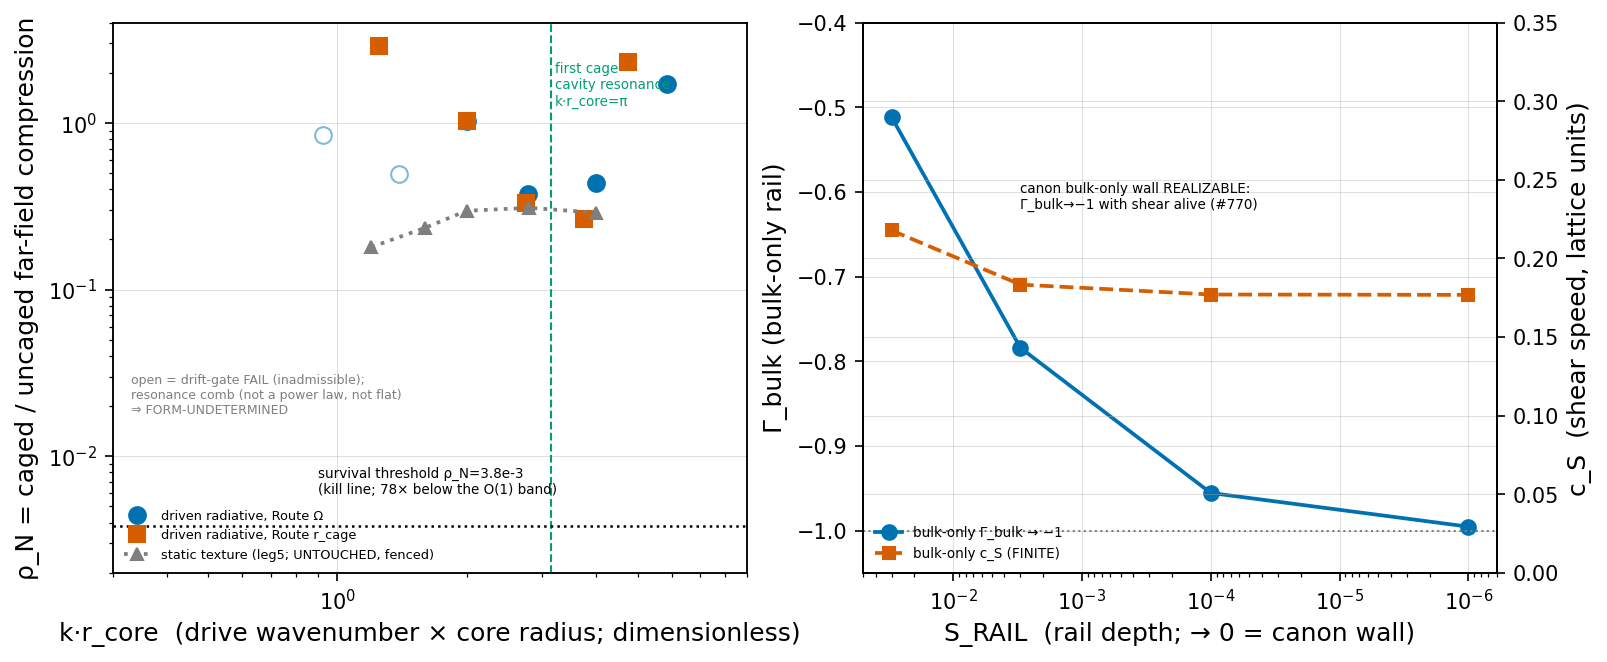

This figure's Python source:
#!/usr/bin/env python3
"""DEEP-RAIL k-SCALING ADJUDICATOR — rho_N(k.r_core), the gravitational-sector survival test.

THE decisive question (merged #770 §8.2 owed follow-on): how does the caged/uncaged
far-field compression rho_N scale with k.r_core? The lattice runs at k.r_core ~ O(1);
the physical regime is ~1e-25. Survival threshold rho_N <= kappa_max^2/kappa_env^2 = 3.82e-3.
  BIN-1 SCALING-SUPPRESSED : rho_N falls with a frozen positive power p, extrapolation < threshold
  BIN-2 SCALING-FLAT       : rho_N k-independent -> the 78x floor stands, kill confirmed
  BIN-3 MIXED/FORM-UNDET.  : data cannot discriminate -> state what range/precision/box would
  BIN-4 UNDETERMINED       : unforced verdict-controlling choice -> stop

Prereg (FROZEN, criteria committed + pushed ALONE first):
    research/2026-07-20_deep-rail-kscaling_prereg-FROZEN.md
Discharges: research/2026-07-20_constituent-cage-ensemble_result.md §8.2 (#770);
            research/2026-07-20_envelope-boundary-walk_RECORD.md §6-3 (the Lloyd claim).

═══════════════════════════════════════════════════════════════════════════════
SUBSTRATE-FIRST SECTOR HEADER (fired before any standard-physics term)
═══════════════════════════════════════════════════════════════════════════════
  SECTOR : TRANSLATIONAL (Cauchy-grade) vector sector of the chiral srs-z3 net
           (ave.core.chiral_lattice._SRS_8A/_SRS_NN; rank-2 Phi_b = k_a d^d + k_s(I-d^d)).
           Rule-14 reuse of the #770 constituent_cage_ensemble machinery. NOT a Cartesian Laplacian.
  REGIME : DEEP-RAIL caged sources (S_RAIL <= 1e-4 -> Gamma_bulk <= -0.95, the canon bulk-only
           wall, electron-bh-isomorphism.md:26). Cages = CONSTITUTIVE GRADE (no kinematic pin).
  COORDS : A46 RADIATIVE-vs-STATIC split. The Lloyd claim (walk §6-3) suppresses the RADIATIVE
           moment ONLY; the static texture (mass) is EXPLICITLY untouched. So the verdict
           coordinate is the RADIATIVE F_bulk at the drive frequency Omega (Leg K, driven +
           lock-in). k.r_core = Omega*r_cage/c_P,cold. The static-release rho_N (leg5 reuse) is
           the fenced TEXTURE CONTROL, k.r_core = r_cage/sigma.
  CLASS  : lattice-derived EMPIRICAL legs (K/W/C1/S) + analytic Lloyd FORM (Leg A, deriv doc).
           Every VALUE dimensionless; alpha-CLEAN.

★ANTI-SEDUCTION (BOTH ways; the #770 lesson NAMED): #761/#767/#770 landed kill-direction with
 review-caught defects (#770 FABRICATED a 'ROBUST ... pressure-tested' string into the JSON while
 no scan ran). Kill-momentum AND suppression-seduction are both live. EVERY scan ships its data +
 code path here; NO prose-string conclusions; the verdict cites ONLY frozen-criteria JSON outputs.

ENGINE BYTE-UNTOUCHED: reuses research/drivers/constituent_cage_ensemble.py primitives, which
 import ave.core.* read-only. This driver adds only the DRIVEN lock-in primitive + the fit.

Run: PYTHONPATH=src:src/scripts/vol_1_foundations python3 research/drivers/deep_rail_kscaling.py
"""

from __future__ import annotations

import importlib.util
import json
from pathlib import Path

import numpy as np

# ── Rule-14 reuse of the #770 machinery (engine byte-untouched; ave.core.* read-only) ──
_CCE_PATH = Path(__file__).with_name("constituent_cage_ensemble.py")
_spec = importlib.util.spec_from_file_location("cce", _CCE_PATH)
cce = importlib.util.module_from_spec(_spec)
_spec.loader.exec_module(cce)

RHO_STAR = cce.RHO_STAR        # 9.77337, DERIVED from nu_Hill=2/7 (imported, not fit)
K_S = cce.K_S                  # 1.0

# frozen kill-line numbers (§1 of the prereg)
KAPPA_MAX2 = 1.3e-4            # double-pulsar delta_DP (Kramer 2021) [import]
KAPPA_ENV2 = 0.034            # uncaged coarse-grained baseline (#767) [canon]
RHO_N_THRESHOLD = KAPPA_MAX2 / KAPPA_ENV2   # = 3.82e-3, survival threshold [derived]


# ═════════════════════════════════════════════════════════════════════════════
# ★LEG K PRIMITIVE — DRIVEN radiative lock-in (isolates the RADIATIVE moment at Omega)
# ═════════════════════════════════════════════════════════════════════════════
def driven_lockin(L, wall_class, N, Omega, r_cage, s_rail, cP,
                  sigma_s=0.7, cage_w=1.0, R_lobe=3.5, pack=1.0, r_meas=None,
                  shell_w=1.0, F0=0.02, cfl=0.2, sponge_w=6.0, gamma0=4.0,
                  n_settle_cross=5.0, n_lockin_per=8.0, rho_star=RHO_STAR, k_s=K_S):
    """Drive each caged core's interior with a HARMONIC RADIAL BODY FORCE (a compression
    source at frequency Omega; NO kinematic pin — free dynamics everywhere on the source).
    An outer graded-damping SPONGE ring (thickness sponge_w) is the outgoing-radiation
    port (the Ax3 far-field loss channel), so the drive reaches steady state. Lock-in the
    r_meas shell (INSIDE the sponge — PML-excluded) radial displacement onto sin/cos(Omega t)
    -> the RADIATIVE compression moment F_bulk (and tangential -> F_shear).
    Returns F_bulk, F_shear, energy drift over the lock-in window, drive transverse fraction.
    Deterministic (no per-step RNG)."""
    pos, bi, bj, dhat, mid = cce.build_finite_srs(L)
    Npt = pos.shape[0]
    half = L / 2.0
    if r_meas is None:
        r_meas = half - sponge_w - 1.5
    centers = cce._ensemble_centers(N, L, R_lobe, pack)
    c0 = np.array([half] * 3)
    Phi_cold = cce.bond_tensors(dhat, rho_star, k_s)
    omega_max = cce.omega_max_cold(Phi_cold, bi, bj, Npt)
    dt = cfl * 2.0 / omega_max
    ka, ks = cce.cage_stiffness(dhat, mid, rho_star, k_s, centers, r_cage, cage_w,
                                wall_class, s_rail=s_rail)
    Phi = cce.bond_tensors(dhat, ka, ks)

    # harmonic radial breathing body-force profile per core (curl-free compression drive)
    fdir = np.zeros((Npt, 3))
    for c in centers:
        rel = pos - np.asarray(c, float)
        rr = np.linalg.norm(rel, axis=1)
        rhat_c = rel / (rr[:, None] + 1e-30)
        fdir += (F0 * np.exp(-(rr ** 2) / (2.0 * sigma_s ** 2)))[:, None] * rhat_c

    # measurement shell about the ensemble centroid c0 (radial/tangential split)
    rel0 = pos - c0
    r0 = np.linalg.norm(rel0, axis=1)
    rhat0 = rel0 / (r0[:, None] + 1e-30)
    shell = (r0 >= r_meas) & (r0 < r_meas + shell_w)
    ns = int(shell.sum())

    # drive transverse fraction (radial drive -> ~0; reported per the frozen deliverable)
    src = r0 < (r_meas)  # interior region where the drive lives
    f_par = np.sum(fdir[src] * rhat0[src], axis=1)
    f_perp = fdir[src] - f_par[:, None] * rhat0[src]
    drive_perp_frac = float(np.sum(f_perp ** 2) / (np.sum(fdir[src] ** 2) + 1e-30))

    # sponge damping gamma(r): 0 inside, quadratic ramp in the outer cube-shell ring
    xabs = np.max(np.abs(pos - c0), axis=1)
    edge = half - sponge_w
    gamma = np.where(xabs > edge, gamma0 * ((xabs - edge) / sponge_w) ** 2, 0.0)

    u = np.zeros((Npt, 3))
    v = np.zeros((Npt, 3))
    T = 2.0 * np.pi / Omega
    cross = 2.0 * half / cP
    t_settle = n_settle_cross * cross
    t_end = t_settle + n_lockin_per * T
    n_steps = int(np.ceil(t_end / dt)) + 2

    def drive(t):
        ramp = 0.5 * (1.0 - np.cos(np.pi * min(t / (0.5 * t_settle), 1.0)))
        return ramp * np.sin(Omega * t)

    F = cce.forces(u, Phi, bi, bj, Npt) + fdir * drive(0.0)
    As_r = np.zeros(ns); Ac_r = np.zeros(ns)
    As_t = np.zeros((ns, 3)); Ac_t = np.zeros((ns, 3))
    nwin = 0
    H_win = []
    for step in range(n_steps):
        t = step * dt
        if t >= t_settle:
            us = u[shell]
            u_par = np.sum(us * rhat0[shell], axis=1)
            u_perp = us - u_par[:, None] * rhat0[shell]
            s = np.sin(Omega * t); cth = np.cos(Omega * t)
            As_r += u_par * s; Ac_r += u_par * cth
            As_t += u_perp * s; Ac_t += u_perp * cth
            nwin += 1
            if step % 20 == 0:
                H_win.append(cce.hamiltonian(u, v, Phi, bi, bj, Npt))
        u = u + v * dt + 0.5 * F * dt ** 2
        F_new = cce.forces(u, Phi, bi, bj, Npt) + fdir * drive(t + dt)
        # semi-implicit linear damping -gamma*v (sponge = radiation port)
        v = (v + 0.5 * (F + F_new) * dt) / (1.0 + gamma[:, None] * dt)
        F = F_new
    nwin = max(nwin, 1)
    F_bulk = float(np.sum((As_r / nwin) ** 2 + (Ac_r / nwin) ** 2))
    F_shear = float(np.sum((As_t / nwin) ** 2 + (Ac_t / nwin) ** 2))
    H_win = np.array(H_win)
    drift = float((H_win.max() - H_win.min()) / (abs(H_win.mean()) + 1e-30)) if len(H_win) > 1 else 9.9
    return {"F_bulk": F_bulk, "F_shear": F_shear, "k_rcore": Omega * r_cage / cP,
            "Omega": Omega, "r_cage": r_cage, "energy_drift_win": drift,
            "drive_transverse_frac": drive_perp_frac, "n_shell": ns, "r_meas": float(r_meas),
            "dt": float(dt), "n_lockin": nwin}


def _rhoN_driven(L, N, Omega, r_cage, s_rail, cP, **kw):
    cg = driven_lockin(L, "bulk_only", N, Omega, r_cage, s_rail, cP, **kw)
    un = driven_lockin(L, "none", N, Omega, r_cage, s_rail, cP, **kw)
    rho = cg["F_bulk"] / (un["F_bulk"] + 1e-30)
    sig = cg["F_shear"] / (un["F_shear"] + 1e-30)   # shear ratio sigma_N (consistency gate)
    return {"k_rcore": cg["k_rcore"], "Omega": Omega, "r_cage": r_cage, "s_rail": s_rail,
            "rho_N": rho, "sigma_N": sig, "F_bulk_caged": cg["F_bulk"],
            "F_bulk_uncaged": un["F_bulk"], "energy_drift_win": max(cg["energy_drift_win"],
            un["energy_drift_win"]), "drive_transverse_frac": cg["drive_transverse_frac"],
            "r_meas": cg["r_meas"]}


# ═════════════════════════════════════════════════════════════════════════════
# FROZEN MODEL COMPARISON (§3): F0 const / F2 Lloyd (k.r)^2 / Fp free-p / Fap plateau+power
# ═════════════════════════════════════════════════════════════════════════════
def fit_forms(krc, rho):
    """Fit the 4 frozen candidate forms over ADMISSIBLE points; compare by corrected AIC.
    All RSS computed in log(rho) space (Fap fit in linear rho, residual mapped to log for
    comparability — frozen §3). Returns per-form fit + the min-AICc winner + deltas + the
    F2/Fp extrapolation to k.r_core=1e-25 vs the survival threshold."""
    krc = np.asarray(krc, float); rho = np.asarray(rho, float)
    ok = (krc > 0) & (rho > 0)
    krc, rho = krc[ok], rho[ok]
    n = len(krc)
    lx, ly = np.log(krc), np.log(rho)

    def aicc(rss, kparams):
        kk = kparams + 1  # + variance
        if n - kk - 1 <= 0 or rss <= 0:
            return float("inf")
        return n * np.log(rss / n) + 2 * kk + 2 * kk * (kk + 1) / (n - kk - 1)

    forms = {}
    if n >= 3:
        # F0 constant: ly ~ c
        c0 = float(np.mean(ly))
        rss0 = float(np.sum((ly - c0) ** 2))
        forms["F0_const"] = {"a": float(np.exp(c0)), "RSS_log": rss0, "AICc": aicc(rss0, 1)}
        # F2 Lloyd: ly ~ log(a) + 2 lx
        la2 = float(np.mean(ly - 2.0 * lx))
        rss2 = float(np.sum((ly - (la2 + 2.0 * lx)) ** 2))
        forms["F2_lloyd_kr2"] = {"a": float(np.exp(la2)), "p_fixed": 2.0, "RSS_log": rss2,
                                 "AICc": aicc(rss2, 1)}
        # Fp free power: ly ~ log(a) + p lx  (linear regression)
        A = np.vstack([np.ones(n), lx]).T
        coef, *_ = np.linalg.lstsq(A, ly, rcond=None)
        resid = ly - A @ coef
        rssp = float(np.sum(resid ** 2))
        # 1-sigma on slope p
        dof = max(n - 2, 1)
        s2 = rssp / dof
        cov = s2 * np.linalg.inv(A.T @ A)
        p_se = float(np.sqrt(cov[1, 1]))
        forms["Fp_free_power"] = {"a": float(np.exp(coef[0])), "p": float(coef[1]),
                                  "p_1sigma": p_se, "RSS_log": rssp, "AICc": aicc(rssp, 2)}
    # Fap plateau+power (fit in linear rho; residual -> log)
    if n >= 5:
        try:
            from scipy.optimize import curve_fit

            def model(x, a, b, p):
                return a + b * np.power(x, p)
            p0 = [float(np.min(rho)), float(np.max(rho) - np.min(rho)), 2.0]
            popt, _ = curve_fit(model, krc, rho, p0=p0, maxfev=20000,
                                bounds=([0, -np.inf, 0.1], [np.inf, np.inf, 6.0]))
            pred = np.clip(model(krc, *popt), 1e-12, None)
            rssap = float(np.sum((ly - np.log(pred)) ** 2))
            forms["Fap_plateau_power"] = {"a": float(popt[0]), "b": float(popt[1]),
                                          "p": float(popt[2]), "RSS_log": rssap,
                                          "AICc": aicc(rssap, 3)}
        except Exception as e:  # noqa: BLE001
            forms["Fap_plateau_power"] = {"note": f"fit failed: {e}", "AICc": float("inf")}
    else:
        forms["Fap_plateau_power"] = {"note": f"n={n} < 5 (AICc needs n>=k+2); unfittable",
                                      "AICc": float("inf")}

    finite = {k: v["AICc"] for k, v in forms.items() if np.isfinite(v.get("AICc", np.inf))}
    winner = min(finite, key=finite.get) if finite else None
    best = finite.get(winner, None) if winner else None
    deltas = {k: (a - best) for k, a in finite.items()} if best is not None else {}

    # extrapolation of the power forms to the physical k.r_core = 1e-25
    krc_phys = 1e-25
    extrap = {}
    if "F2_lloyd_kr2" in forms and "a" in forms["F2_lloyd_kr2"]:
        extrap["F2_at_1e-25"] = forms["F2_lloyd_kr2"]["a"] * krc_phys ** 2
    if "Fp_free_power" in forms and "p" in forms["Fp_free_power"]:
        extrap["Fp_at_1e-25"] = forms["Fp_free_power"]["a"] * krc_phys ** forms["Fp_free_power"]["p"]
    return {"n_admissible": n, "forms": forms, "min_AICc_form": winner,
            "delta_AICc": deltas, "extrapolation_to_physical_krc": extrap,
            "survival_threshold_rho_N": RHO_N_THRESHOLD}


# ═════════════════════════════════════════════════════════════════════════════
# LEG W — WALL-DEPTH ladder (run_c2_speeds reuse; both classes; #770 review-repair under freeze)
# ═════════════════════════════════════════════════════════════════════════════
def legW_rail_ladder(cP_cold, cS_cold, ladder=(0.03, 0.003, 1e-4, 1e-6, 0.0)):
    def gamma(cr, cc):
        return (cr - cc) / (cr + cc)
    out = {"ladder": list(ladder), "cold": {"cP": cP_cold, "cS": cS_cold},
           "bulk_only": {}, "symmetric": {}}
    for s in ladder:
        key = f"{s:g}"
        cPb, cSb, _ = cce.run_c2_speeds(s * RHO_STAR, K_S)          # rail k_a only
        out["bulk_only"][key] = {"cP": cPb, "cS": cSb, "gamma_bulk": gamma(cPb, cP_cold),
                                 "gamma_shear": gamma(cSb, cS_cold),
                                 "shear_transmission_1plusGamma": 1.0 + gamma(cSb, cS_cold),
                                 "cP_over_cS": cPb / (cSb + 1e-30)}
        if s == 0.0:
            out["symmetric"][key] = {"cP": 0.0, "cS": 0.0, "gamma_bulk": -1.0,
                                     "gamma_shear": -1.0, "cP_over_cS": None,
                                     "note": "degenerate melt point cP=cS=0; analytic Gamma=-1 both"}
        else:
            cPs, cSs, _ = cce.run_c2_speeds(s * RHO_STAR, s * K_S)  # rail both
            out["symmetric"][key] = {"cP": cPs, "cS": cSs, "gamma_bulk": gamma(cPs, cP_cold),
                                     "gamma_shear": gamma(cSs, cS_cold),
                                     "cP_over_cS": cPs / (cSs + 1e-30)}
    b0 = out["bulk_only"]["0"]
    out["canon_bulk_only_wall_realizable"] = bool(b0["gamma_bulk"] < -0.99 and b0["cS"] > 0.1)
    return out


# ═════════════════════════════════════════════════════════════════════════════
# LEG C1 — CONVERGED charged-line (deep rail; frozen window-half convergence criteria)
# ═════════════════════════════════════════════════════════════════════════════
def legC1_converged_charged_line(L, wall_class, s_rail, cP, cS, r_cage=3.0, cage_w=1.2,
                                 r_meas=6.0, shell_w=1.0, sigma=1.2, amp=0.06, cfl=0.2):
    """Reuses the #770 leg12 physics (single deep-rail cage, curl-free seed, free evolve) but
    splits the reflection-free window into HALVES and reports the window-half agreement — the
    frozen convergence criterion the #770 Leg-1 (0.65) failed (halves swung 0.33->1.60)."""
    pos, bi, bj, dhat, mid = cce.build_finite_srs(L)
    N = pos.shape[0]
    center = np.array([L / 2.0] * 3)
    Phi_cold = cce.bond_tensors(dhat, RHO_STAR, K_S)
    omega_max = cce.omega_max_cold(Phi_cold, bi, bj, N)
    dt = cfl * 2.0 / omega_max
    if wall_class == "none":
        ka, ks = cce.cage_stiffness(dhat, mid, RHO_STAR, K_S, [], r_cage, cage_w, "none")
    else:
        ka, ks = cce.cage_stiffness(dhat, mid, RHO_STAR, K_S, [center], r_cage, cage_w,
                                    wall_class, s_rail=s_rail)
    Phi = cce.bond_tensors(dhat, ka, ks)
    rel = pos - center
    r = np.linalg.norm(rel, axis=1)
    ext = (r >= r_meas) & (r < r_meas + shell_w)
    u = cce.texture_displacement(pos, center, amp, sigma)
    u[r > r_cage] = 0.0
    v = np.zeros((N, 3))
    t_P = r_meas / cP
    t_reflect = (2.0 * (L / 2.0) - r_meas) / cP
    t_mid = 0.5 * (t_P + t_reflect)
    n_steps = int(np.ceil(1.02 * t_reflect / dt)) + 3
    F = cce.forces(u, Phi, bi, bj, N)
    th1 = np.zeros(N); th2 = np.zeros(N); n1 = 0; n2 = 0
    for step in range(n_steps):
        t = step * dt
        if t_P <= t < t_mid:
            th1 += cce.node_dilatation(u, bi, bj, dhat, N); n1 += 1
        elif t_mid <= t < t_reflect:
            th2 += cce.node_dilatation(u, bi, bj, dhat, N); n2 += 1
        u = u + v * dt + 0.5 * F * dt ** 2
        F_new = cce.forces(u, Phi, bi, bj, N)
        v = v + 0.5 * (F + F_new) * dt
        F = F_new
    n1 = max(n1, 1); n2 = max(n2, 1)
    h1 = float(np.sqrt(np.mean((th1 / n1)[ext] ** 2)))
    h2 = float(np.sqrt(np.mean((th2 / n2)[ext] ** 2)))
    return {"wall_class": wall_class, "s_rail": s_rail, "r_meas": r_meas,
            "theta_dc_ext_rms_firsthalf": h1, "theta_dc_ext_rms_secondhalf": h2,
            "window_half_disagreement": abs(h1 - h2) / (0.5 * (h1 + h2) + 1e-30),
            "theta_dc_ext_rms_full": 0.5 * (h1 + h2)}


# ═════════════════════════════════════════════════════════════════════════════
# LEG S — SHEAR-GATE diagnosis (leg5 reuse; near-field / N-dependence BEFORE gating)
# ═════════════════════════════════════════════════════════════════════════════
def legS_shear_diagnosis(L, s_rail, cP, cS, Ns=(1, 2, 4, 8), r_meas_scan=(6.0, 7.5, 9.0)):
    """Diagnose sigma_N = F_shear^caged/F_shear^uncaged (the #770 0.60x/0.23x readings) BEFORE
    gating: N-dependence (fixed r_meas) + near-field contamination (vary r_meas). The Leg-W
    wall shear-transmission 1+Gamma_shear at deep rail is the intrinsic floor the gate must
    not mistake for a cage effect. Static-release leg5 reuse (deterministic)."""
    out = {"s_rail": s_rail, "N_dependence": {}, "r_meas_dependence": {}}
    for N in Ns:
        cg = cce.leg5_ensemble_scaling(L, "bulk_only", N, cP, cS, s_rail=s_rail)
        un = cce.leg5_ensemble_scaling(L, "none", N, cP, cS, s_rail=s_rail)
        out["N_dependence"][str(N)] = float(cg["shell_E_perp"] / (un["shell_E_perp"] + 1e-30))
    for rm in r_meas_scan:
        cg = cce.leg5_ensemble_scaling(L, "bulk_only", 4, cP, cS, s_rail=s_rail, r_meas=rm)
        un = cce.leg5_ensemble_scaling(L, "none", 4, cP, cS, s_rail=s_rail, r_meas=rm)
        out["r_meas_dependence"][f"{rm:g}"] = float(cg["shell_E_perp"] / (un["shell_E_perp"] + 1e-30))
    return out


# ═════════════════════════════════════════════════════════════════════════════
# STATIC TEXTURE CONTROL (leg5 reuse; the "untouched texture", FENCED from the Lloyd verdict)
# ═════════════════════════════════════════════════════════════════════════════
def static_texture_control(L, s_rail, cP, cS):
    """The static-release rho_N (leg5). Walk §6-3: the static texture (mass) is UNTOUCHED by
    the image — so its plateau is EXPECTED and does NOT test Lloyd. Two panels:
      (a) k.r_core = r_cage/sigma scan (Route sigma vs Route r_cage) — the two-route collapse
          check for the STATIC observable (feasibility showed it does NOT collapse -> the static
          observable is not a clean function of k.r_core);
      (b) aggregation rho_N(N) at deep rail (N=1,2,4,8) — the #770 plateau ~0.3."""
    def rhoN(N, r_cage, sigma, r_meas=7.5):
        cg = cce.leg5_ensemble_scaling(L, "bulk_only", N, cP, cS, r_cage=r_cage, sigma=sigma,
                                       s_rail=s_rail, r_meas=r_meas)
        un = cce.leg5_ensemble_scaling(L, "none", N, cP, cS, r_cage=r_cage, sigma=sigma,
                                       s_rail=s_rail, r_meas=r_meas)
        return float(cg["shell_E_par"] / (un["shell_E_par"] + 1e-30))
    route_sigma = {f"{r_cage/sig:.3f}": {"k_rcore": r_cage / sig, "sigma": sig, "r_cage": r_cage,
                                         "rho_N": rhoN(1, r_cage, sig)}
                   for r_cage, sig in [(2.0, 2.8), (2.0, 2.0), (2.0, 1.4), (2.0, 1.0), (2.0, 0.8)]}
    route_rcage = {f"{r_cage/1.0:.3f}": {"k_rcore": r_cage / 1.0, "sigma": 1.0, "r_cage": r_cage,
                                         "rho_N": rhoN(1, r_cage, 1.0)}
                   for r_cage in (1.2, 1.6, 2.0, 2.8, 4.0)}
    aggregation = {str(N): rhoN(N, 1.6, 1.0) for N in (1, 2, 4, 8)}
    return {"observable": "STATIC-release rho_N (leg5) — the UNTOUCHED texture control, FENCED "
                          "from the Lloyd radiative verdict (walk §6-3; prereg §0 A46)",
            "route_sigma_fixed_rcage2p0": route_sigma, "route_rcage_fixed_sigma1p0": route_rcage,
            "aggregation_rho_N_by_N_deeprail": aggregation}


# ═════════════════════════════════════════════════════════════════════════════
# LEG K — the driven radiative rho_N(k.r_core) scan (the centerpiece)
# ═════════════════════════════════════════════════════════════════════════════
def legK_driven_kscan(L, cP, s_rail, N=1, drift_gate=0.30):
    """Two independent routes to k.r_core, deep rail. Route Omega (vary Omega, r_cage=1.6);
    Route r (vary r_cage, Omega=0.65). Convergence probe at the reference point (settle 5 vs 7
    crossings). Admissible = energy-drift over the lock-in window <= drift_gate. Fit the frozen
    forms over admissible points from BOTH routes pooled; route-collapse check at matched k.r_core."""
    route_omega = []
    for Om in (0.30, 0.45, 0.65, 0.90, 1.30, 1.90):
        route_omega.append(_rhoN_driven(L, N, Om, 1.6, s_rail, cP))
    route_rcage = []
    for rc in (1.0, 1.6, 2.2, 3.0, 3.8):
        route_rcage.append(_rhoN_driven(L, N, 0.65, rc, s_rail, cP))
    for pt in route_omega + route_rcage:
        pt["admissible"] = bool(pt["energy_drift_win"] <= drift_gate)
    # convergence probe at reference (Omega=0.486, r_cage=1.6 -> k.r_core~1.5)
    conv = {}
    for nsc in (5.0, 7.0):
        p = _rhoN_driven(L, N, 0.486, 1.6, s_rail, cP, n_settle_cross=nsc,
                         n_lockin_per=(8.0 if nsc == 5.0 else 10.0))
        conv[f"settle{nsc:g}cross"] = {"rho_N": p["rho_N"], "drift": p["energy_drift_win"]}
    conv["settle_stability_delta_rho_N"] = abs(conv["settle5cross"]["rho_N"]
                                               - conv["settle7cross"]["rho_N"])
    # pooled admissible fit — DEDUP the config emitted by BOTH routes before fitting.
    # The reference config (Omega=0.65, r_cage=1.6) is produced by route_omega (Om=0.65 at
    # r_cage=1.6) AND route_rcage (r_cage=1.6 at Om=0.65) -> the same run, bit-identical
    # (k.r_core=2.004, rho_N=1.023). Counting it twice inflates the AICc small-sample n.
    # (PR #775 review R4 / finding 3: 8 unique of 9 admissible rows, 10 unique of 11 total;
    #  every fit conclusion is invariant under the dedup.)
    adm_rows = [p for p in route_omega + route_rcage if p["admissible"]]
    _seen = set()
    adm = []
    for p in adm_rows:
        key = (round(p["Omega"], 9), round(p["r_cage"], 9))
        if key in _seen:
            continue
        _seen.add(key)
        adm.append(p)
    krc = [p["k_rcore"] for p in adm]
    rho = [p["rho_N"] for p in adm]
    fit = fit_forms(krc, rho) if len(krc) >= 3 else {"n_admissible": len(krc),
                                                     "note": "n<3; unfittable -> FORM-UNDETERMINED"}
    # route-collapse check: interpolate each route to the other's k.r_core, compare within 30%
    collapse = _route_collapse_check(route_omega, route_rcage)
    return {"s_rail": s_rail, "N": N, "drift_gate": drift_gate,
            "route_omega": route_omega, "route_rcage": route_rcage,
            "convergence_probe": conv, "fit": fit, "route_collapse": collapse,
            "n_admissible_rows": len(adm_rows), "n_unique_admissible": len(adm),
            "n_admissible": len(adm)}


def _route_collapse_check(ro, rr, tol=0.30):
    """Do the two routes agree within tol at matched k.r_core (admissible points only)?"""
    ao = [(p["k_rcore"], p["rho_N"]) for p in ro if p.get("admissible")]
    ar = [(p["k_rcore"], p["rho_N"]) for p in rr if p.get("admissible")]
    if len(ao) < 2 or len(ar) < 2:
        return {"decidable": False, "note": "fewer than 2 admissible points on a route"}
    ao.sort(); ar.sort()
    ko, vo = np.array([a[0] for a in ao]), np.array([a[1] for a in ao])
    kr, vr = np.array([a[0] for a in ar]), np.array([a[1] for a in ar])
    lo, hi = max(ko.min(), kr.min()), min(ko.max(), kr.max())
    if hi <= lo:
        return {"decidable": False, "note": "no overlapping admissible k.r_core range"}
    xs = np.linspace(lo, hi, 5)
    vo_i = np.interp(xs, ko, vo); vr_i = np.interp(xs, kr, vr)
    rel = np.abs(vo_i - vr_i) / (0.5 * (vo_i + vr_i) + 1e-30)
    return {"decidable": True, "overlap_krc": [float(lo), float(hi)],
            "max_rel_disagreement": float(rel.max()), "mean_rel_disagreement": float(rel.mean()),
            "collapses_within_tol": bool(rel.max() <= tol), "tol": tol}


# ═════════════════════════════════════════════════════════════════════════════
# FIGURE (white house style; ave.viz.style; honest axes/units; legend outside data)
# ═════════════════════════════════════════════════════════════════════════════
def make_figure(out, path_png):
    import matplotlib
    matplotlib.use("Agg")
    import matplotlib.pyplot as plt
    from ave.viz import style
    style.apply()
    C = style.COLORS

    fig, (axL, axR) = plt.subplots(1, 2, figsize=(10.6, 4.3))

    # (L) rho_N vs k.r_core: driven radiative (both routes) + static texture control
    lk = out["legK_driven_kscan_s1e-4"]
    ro = [(p["k_rcore"], p["rho_N"], p["admissible"]) for p in lk["route_omega"]]
    rr = [(p["k_rcore"], p["rho_N"], p["admissible"]) for p in lk["route_rcage"]]
    for pts, mk, col, lab in ((ro, "o", C["ave"], "driven radiative, Route Ω"),
                              (rr, "s", C["comparison"], "driven radiative, Route r_cage")):
        adm = [(k, r) for k, r, a in pts if a]
        nad = [(k, r) for k, r, a in pts if not a]
        if adm:
            axL.plot([k for k, _ in adm], [r for _, r in adm], mk, color=col, ms=8, label=lab)
        if nad:
            axL.plot([k for k, _ in nad], [r for _, r in nad], mk, color=col, ms=8,
                     mfc="none", alpha=0.5)
    stat = out["static_texture_control_s1e-4"]["route_rcage_fixed_sigma1p0"]
    sk = [v["k_rcore"] for v in stat.values()]
    sr = [v["rho_N"] for v in stat.values()]
    axL.plot(sk, sr, "^:", color=C["muted"], ms=6, label="static texture (leg5; UNTOUCHED, fenced)")
    axL.axvline(np.pi, color=C["accent"], ls="--", lw=1)
    axL.annotate("first cage\ncavity resonance\nk·r_core=π", xy=(np.pi, 1.15),
                 xytext=(np.pi * 1.02, 1.28), fontsize=6.5, color=C["accent"])
    axL.axhline(RHO_N_THRESHOLD, color=C["data"], ls=":", lw=1.2)
    axL.annotate("survival threshold ρ_N=3.8e-3\n(kill line; %.0f× below the O(1) band)"
                 % (0.3 / RHO_N_THRESHOLD), xy=(1.0, RHO_N_THRESHOLD),
                 xytext=(0.9, 6e-3), fontsize=6.5, color=C["data"])
    axL.set_xscale("log"); axL.set_yscale("log")
    axL.set_xlabel("k·r_core  (drive wavenumber × core radius; dimensionless)")
    axL.set_ylabel("ρ_N = caged / uncaged far-field compression")
    axL.set_xlim(0.3, 9.0)
    axL.set_ylim(2e-3, 4.0)
    axL.legend(loc="lower left", fontsize=6.2, frameon=False)
    axL.annotate("open = drift-gate FAIL (inadmissible);\nresonance comb (not a power law, not flat)\n⇒ FORM-UNDETERMINED",
                 xy=(0.5, 0.5), xytext=(0.33, 0.018), fontsize=6.0, color=C["muted"])

    # (R) Leg W rail ladder: bulk-only Gamma_bulk -> -1 with c_S FINITE (canon wall realizable)
    lw = out["legW_rail_ladder"]
    depths = [s for s in lw["ladder"] if s > 0]
    gb = [lw["bulk_only"][f"{s:g}"]["gamma_bulk"] for s in depths]
    cs = [lw["bulk_only"][f"{s:g}"]["cS"] for s in depths]
    ax2 = axR.twinx()
    axR.plot(depths, gb, "o-", color=C["ave"], ms=7, label="bulk-only Γ_bulk → −1")
    ax2.plot(depths, cs, "s--", color=C["comparison"], ms=6, label="bulk-only c_S (FINITE)")
    axR.set_xscale("log")
    axR.invert_xaxis()
    axR.axhline(-1.0, color=C["muted"], ls=":", lw=1)
    axR.set_xlabel("S_RAIL  (rail depth; → 0 = canon wall)")
    axR.set_ylabel("Γ_bulk (bulk-only rail)")
    ax2.set_ylabel("c_S  (shear speed, lattice units)")
    axR.set_ylim(-1.05, -0.4)
    ax2.set_ylim(0.0, 0.35)
    axR.annotate("canon bulk-only wall REALIZABLE:\nΓ_bulk→−1 with shear alive (#770)",
                 xy=(1e-4, -0.956), xytext=(3e-3, -0.62), fontsize=6.5, color=C["data"])
    h1, l1 = axR.get_legend_handles_labels()
    h2, l2 = ax2.get_legend_handles_labels()
    axR.legend(h1 + h2, l1 + l2, loc="lower left", fontsize=6.5, frameon=False)

    fig.savefig(path_png, dpi=150, bbox_inches="tight")
    fig.savefig(str(Path(path_png).with_suffix(".pdf")), bbox_inches="tight")
    plt.close(fig)


def main():
    import argparse
    ap = argparse.ArgumentParser()
    ap.add_argument("--L", type=int, default=24)
    ap.add_argument("--out", default=str(Path(__file__).with_name("deep_rail_kscaling_results.json")))
    args = ap.parse_args()

    cP, cS, cpcs = cce.run_c2_speeds(RHO_STAR, K_S)
    out = {
        "provenance": {
            "class": "deep-rail k-scaling adjudicator; rho_N(k.r_core), the gravitational-sector "
                     "survival measurement; discharges #770 §8.2. Cages = CONSTITUTIVE GRADE "
                     "(no kinematic pin); RADIATIVE moment isolated by driven lock-in (Leg K); "
                     "engine byte-untouched (reuses constituent_cage_ensemble.py primitives).",
            "prereg": "research/2026-07-20_deep-rail-kscaling_prereg-FROZEN.md (FROZEN, pushed ALONE)",
            "kappa_max2_double_pulsar": KAPPA_MAX2,
            "kappa_env2_uncaged_767": KAPPA_ENV2,
            "rho_N_survival_threshold": RHO_N_THRESHOLD,
            "first_cage_cavity_resonance_krc": float(np.pi),
        },
        "spectral_cold": {"cP": cP, "cS": cS, "cP_over_cS": cP / cS, "cP_over_cS_dir": cpcs},
    }
    # ── LEG W — wall-depth ladder (fast; both classes) ──
    out["legW_rail_ladder"] = legW_rail_ladder(cP, cS)
    # ── LEG S — shear-gate diagnosis (before gating) ──
    out["legS_shear_diagnosis_s1e-4"] = legS_shear_diagnosis(args.L, 1e-4, cP, cS)
    # ── LEG C1 — converged charged-line (deep rail; window-half convergence) ──
    out["legC1_converged_charged_line_s1e-4"] = {
        wc: legC1_converged_charged_line(args.L, wc, 1e-4, cP, cS)
        for wc in ("bulk_only", "symmetric", "none")}
    # ── STATIC texture control (leg5 reuse; fenced) ──
    out["static_texture_control_s1e-4"] = static_texture_control(args.L, 1e-4, cP, cS)
    # ── ★LEG K — the driven radiative rho_N(k.r_core) scan (centerpiece) ──
    out["legK_driven_kscan_s1e-4"] = legK_driven_kscan(args.L, cP, 1e-4, N=1)
    # deep cross-check at s_rail=1e-6 (Route Omega, 3 points)
    xchk = [_rhoN_driven(args.L, 1, Om, 1.6, 1e-6, cP) for Om in (0.45, 0.90, 1.30)]
    for pt in xchk:
        pt["admissible"] = bool(pt["energy_drift_win"] <= 0.30)
    out["legK_driven_kscan_s1e-6_xcheck"] = {"route_omega": xchk}

    Path(args.out).write_text(json.dumps(out, indent=2))
    make_figure(out, str(Path(args.out).with_name("deep_rail_kscaling.png")))

    # ── console summary (frozen-criteria outputs only) ──
    lk = out["legK_driven_kscan_s1e-4"]
    print("spectral cold cP/cS =", round(cP / cS, 4), " survival threshold rho_N =",
          "%.3e" % RHO_N_THRESHOLD)
    lw = out["legW_rail_ladder"]
    print("LEG W bulk-only Gamma_bulk ladder:",
          " ".join("s=%s->%+.4f" % (s, lw["bulk_only"][f"{s:g}"]["gamma_bulk"]) for s in lw["ladder"]),
          "| c_S(s=0)=%.4f FINITE | canon wall realizable: %s" % (
              lw["bulk_only"]["0"]["cS"], lw["canon_bulk_only_wall_realizable"]))
    print("LEG K (driven radiative rho_N, s=1e-4): n_admissible_rows=%d n_unique=%d (drift-gate<=0.30; dedup shared config)" % (
        lk["n_admissible_rows"], lk["n_unique_admissible"]))
    for p in lk["route_omega"]:
        print("   Route-Om k.rc=%.3f rho_N=%.4f sigma_N=%.3f drift=%.2e %s" % (
            p["k_rcore"], p["rho_N"], p["sigma_N"], p["energy_drift_win"],
            "ADM" if p["admissible"] else "inadm"))
    for p in lk["route_rcage"]:
        print("   Route-rc k.rc=%.3f rho_N=%.4f sigma_N=%.3f drift=%.2e %s" % (
            p["k_rcore"], p["rho_N"], p["sigma_N"], p["energy_drift_win"],
            "ADM" if p["admissible"] else "inadm"))
    fit = lk["fit"]
    if "forms" in fit:
        print("LEG K fit: min-AICc form = %s | Fp p=%.2f±%.2f | deltas=%s" % (
            fit["min_AICc_form"], fit["forms"].get("Fp_free_power", {}).get("p", float("nan")),
            fit["forms"].get("Fp_free_power", {}).get("p_1sigma", float("nan")),
            {k: round(v, 2) for k, v in fit["delta_AICc"].items()}))
        print("LEG K extrapolation to k.rc=1e-25:", fit["extrapolation_to_physical_krc"],
              " (survival needs < %.2e)" % RHO_N_THRESHOLD)
    rc = lk["route_collapse"]
    print("LEG K route-collapse:", rc)
    cp = lk["convergence_probe"]
    print("LEG K convergence probe: settle-stability delta_rho_N=%.4f (settle5 drift=%.2e settle7 drift=%.2e)" % (
        cp["settle_stability_delta_rho_N"], cp["settle5cross"]["drift"], cp["settle7cross"]["drift"]))
    c1 = out["legC1_converged_charged_line_s1e-4"]["bulk_only"]
    print("LEG C1 charged-line (bulk_only, s=1e-4): window-half disagreement=%.3f (converged if<=0.25)" %
          c1["window_half_disagreement"])
    ls = out["legS_shear_diagnosis_s1e-4"]
    print("LEG S sigma_N by N:", ls["N_dependence"], "| by r_meas:", ls["r_meas_dependence"])
    return out


if __name__ == "__main__":
    main()
